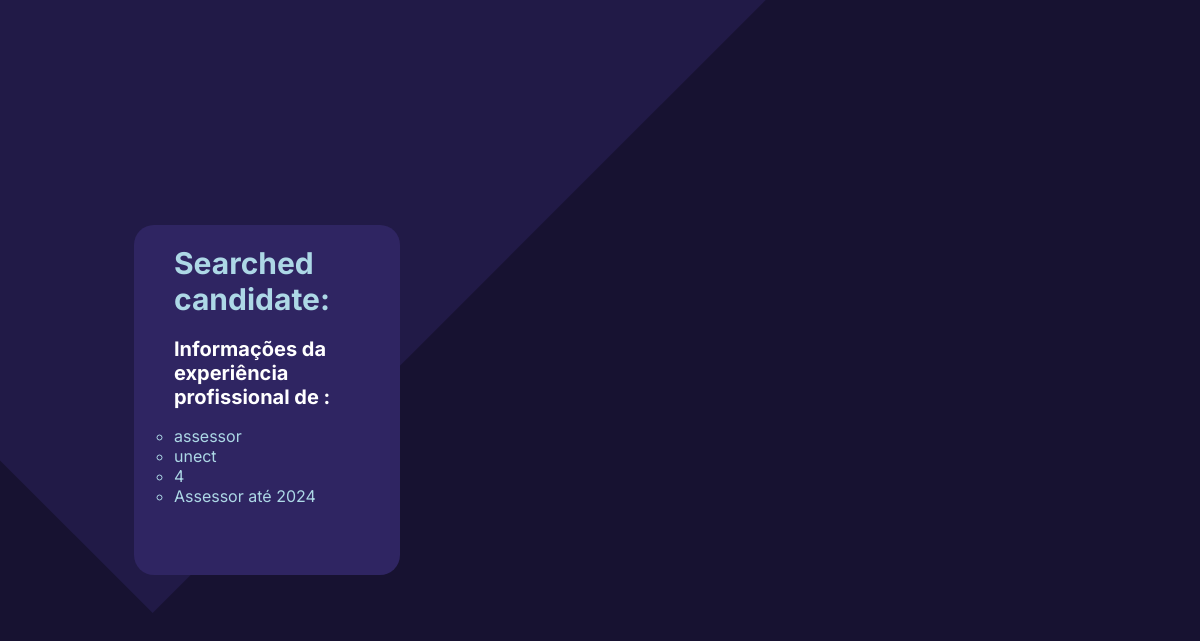
The page /recrutamento/professional_experience/52 on the database its author committed.
### recrutamento/models.py (models this page shows, shortened)
class ProfessionalExperience(models.Model):
    cargo = models.CharField(max_length=200)
    empresa = models.CharField(max_length=200)
    periodo = models.IntegerField()
    description = models.CharField(max_length=200)

### recrutamento/views.py (the view)
# urls.py: path("professional_experience/<int:professional_experience_id>", views.single_professional_experience, name="single_professional_experience"),
def single_professional_experience(request, professional_experience_id):
    specific_professional_experience = get_object_or_404(ProfessionalExperience, pk=professional_experience_id)#Acessa uma experiencia profissional especifica a partir do id
    return render(request, "recrutamento/professional_experiences/singleprofessionalexperience.html", {"specific_professional_experience": specific_professional_experience})

### recrutamento/templates/recrutamento/professional_experiences/singleprofessionalexperience.html (shortened to what this page needs)
<!DOCTYPE html>
<html>
<head>
</head>
<body>
    <div class="rectangle_1"></div>
    {% if specific_professional_experience %}
        <ul>
            <h1>Searched candidate:</h1>
            <h2>Informações da experiência profissional de {{candidate.first_name}} {{candidate.last_name}}: </h2>
            <li>{{ specific_professional_experience.cargo }}</li>
            <li>{{ specific_professional_experience.empresa }}</li>
            <li>{{ specific_professional_experience.periodo }}</li>
            <li>{{ specific_professional_experience.description }}</li>
            <br>
        </ul>
        {% else %}
            <p>Este arquivo de experiencia profissional não existe.</p>
    {% endif %}
</body>
</html>

### recrutamento/templates/recrutamento/professional_experiences/singleprofessionalexperience.html (style rules this page uses)
body { background-color: #171231; font-family: 'Inter', sans-serif; margin: 0; padding: 0; height: 100vh; display: flex; justify-content: center; align-items: center; }
h2 { color: white; font-size: 20px; }
h1 { color: lightblue; font-size: 30px; }
ul { position: relative; font-family: 'Inter', sans-serif; background-color: #2f2562; right:800px; width: 500px; height: 350px; border-radius: 20px; z-index: 3; }
li { color: lightblue; list-style-type: circle; }
.rectangle_1 { position: relative; display: flex; left: 200px; bottom: 200px; width: 2066px; height: 100%; background-color: #211A47; transform: translate(-50%, -50%) rotate(-45deg); bottom:0; z-index: 3; }

### rows shown on the page
ProfessionalExperience: cargo "assessor", empresa "unect", periodo "4", description "Assessor até 2024"
